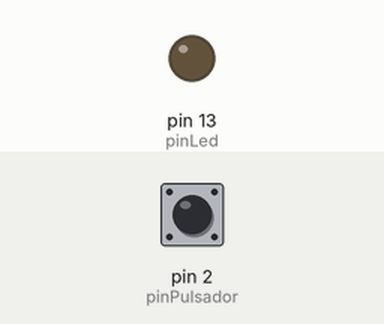
Recording of a sketch running on a simulated Arduino Uno, built with avr-gcc and run on an emulated ATmega328P. On the bench: output pins drawn as LEDs (lit = HIGH). The test bench sets the inputs (shaded band); at power-on: pin 2 (pinPulsador) LOW. What the sketch prints to the serial monitor is not drawn.

Above: at 1.2 s.
1.3 s: pin 2 (pinPulsador) pulled HIGH for 0.15 s
At 2.5 s:
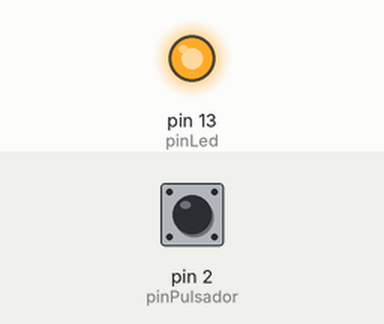
2.9 s: pin 2 (pinPulsador) pulled HIGH for 1 s
At 4.1 s:
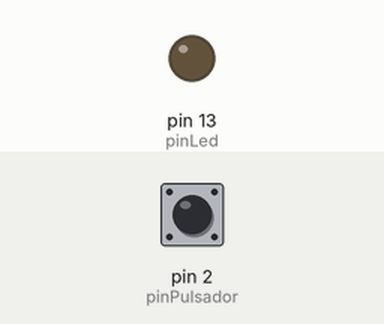
5.4 s: pin 2 (pinPulsador) pulled HIGH for 3.2 s
At 5.9 s:
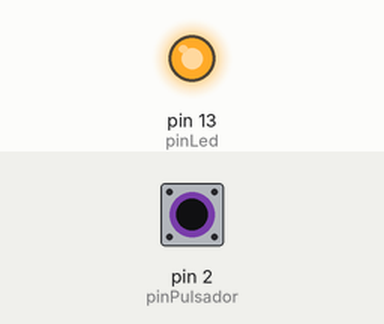
Timing chart, 0 to 8.4 s (numbered marks = the images above; inputs shaded):
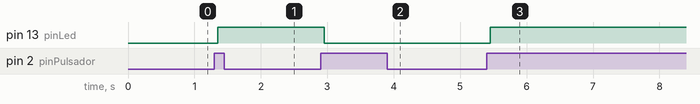

The sketch:

PulsadorComoInterruptor.ino
```cpp
//pines del led y pulsador
int pinLed = 13;
int pinPulsador = 2;

int inicio = 0;
int estadoInicial = 1;
int estadoFinal = 1;

void setup(){
  Serial.begin(9600);
  pinMode(pinPulsador, INPUT);
  pinMode(pinLed, OUTPUT);
}

void loop(){

  estadoInicial = digitalRead(pinPulsador);

  //Los simbolos && se comportan como un por
  if(estadoInicial && estadoFinal == 0){
    inicio = 1 - inicio;
    delay(50);
  }
  Serial.println(inicio);
  estadoFinal = estadoInicial;

  digitalWrite(pinLed, inicio);
}
```

Measured:
- after the input at 1.3 s, pin 13 (pinLed): LOW → HIGH after 0.05 s
- after the input at 2.9 s, pin 13 (pinLed): HIGH → LOW after 0.05 s
- after the input at 5.4 s, pin 13 (pinLed): LOW → HIGH after 0.05 s
